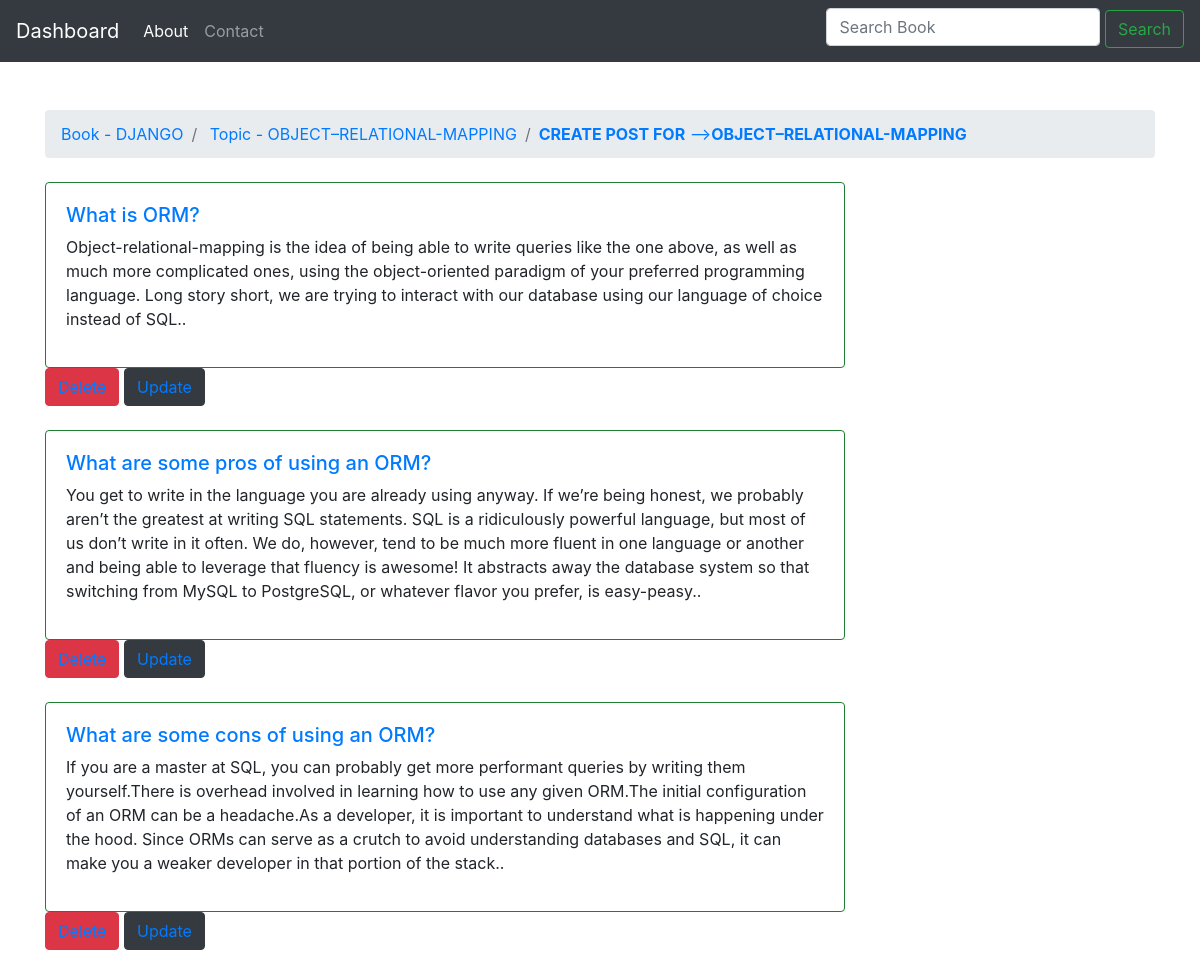
Page /17/home/post/ on the committed database.
### BookApp/models.py (models this page shows, shortened)
class Topic(models.Model):
    topic_name = models.CharField(max_length=255, verbose_name='Subject Name')
    description = models.CharField(max_length=255, verbose_name='Topic Description')
    book = models.ForeignKey(Book1, verbose_name='book fk', related_name='topics',
                                related_query_name='topic', on_delete=models.CASCADE)

class Book1(models.Model):
    book_name = models.CharField(max_length=255, verbose_name='Book Name')
    description = models.CharField(max_length=255, verbose_name='Book Description')

class Post(models.Model):
    heading = models.CharField(max_length=255)
    content = models.TextField()
    topic = models.ForeignKey(Topic, verbose_name='topic fk', related_name='posts',
                              related_query_name='post', on_delete=models.CASCADE)

### BookApp/views.py (the view)
# urls.py: url(r'^(?P<pk>\d+)/home/post/$', views.post_view, name='post'),
def post_view(request, pk):
    topic = get_object_or_404(Topic, pk=pk)
    post = topic.posts.all()
    return render(request, 'Book_pages/post_page.html', {'post_all':post, 'topic':topic})

### BookApp/templates/Book_pages/post_page.html
{% extends 'base.html' %}
{% block body %}
<br>
      <ol class="breadcrumb my-4">
        <li class="breadcrumb-item active"><a href="{% url 'home' %}"> Book - {{ topic.book.book_name.upper }} </a></li>
        <li class="breadcrumb-item active"><a href="{% url 'topic' topic.book.pk %}"> Topic - {{ topic.topic_name.upper }} </a></li>
          <li class="breadcrumb-item active"><a href="{% url 'create_post' topic.pk %}"><b>CREATE POST FOR</b> --><b>{{ topic.topic_name.upper }} </b></a></li>
      </ol>
    {% for post1 in post_all %}
        <div class="card" style="width: 50rem; border-color: #1e7e34">
          <div class="card-body">
            <h5 class="text-primary"> {{ post1.heading }} </h5>
            <p class="text-black">{{ post1.content }}.</p>
          </div>
        </div>
        <div class="btn btn-danger" type="submit" style="float: inside"><a href="{% url 'delete_post' post1.pk %}"> Delete </a></div>
        <div class="btn btn-dark" type="submit" style="float: inside"><a href="{% url 'update_post' post1.pk %}"> Update </a></div><br>
        <br>
    {% endfor %}
{% endblock %}

### rows in the picture
Topic: book.book_name "DJANGO", topic_name "OBJECT–RELATIONAL-MAPPING"
Post: heading "What is ORM?", content "Object-relational-mapping is the idea of being able to write queries like the one above, as well as much more complicated ones, using the object-oriented paradigm of your preferred programming language. Long story short, we are trying to interact with our database using our language of choice instead of SQL."
Post: heading "What are some pros of using an ORM?", content "You get to write in the language you are already using anyway. If we’re being honest, we probably aren’t the greatest at writing SQL statements. SQL is a ridiculously powerful language, but most of us don’t write in it often. We do, however, tend to be much more fluent in one language or another and being able to leverage that fluency is awesome! It abstracts away the database system so that switching from MySQL to PostgreSQL, or whatever flavor you prefer, is easy-peasy."
Post: heading "What are some cons of using an ORM?", content "If you are a master at SQL, you can probably get more performant queries by writing them yourself.There is overhead involved in learning how to use any given ORM.The initial configuration of an ORM can be a headache.As a developer, it is important to understand what is happening under the hood. Since ORMs can serve as a crutch to avoid understanding databases and SQL, it can make you a weaker developer in that portion of the stack."
